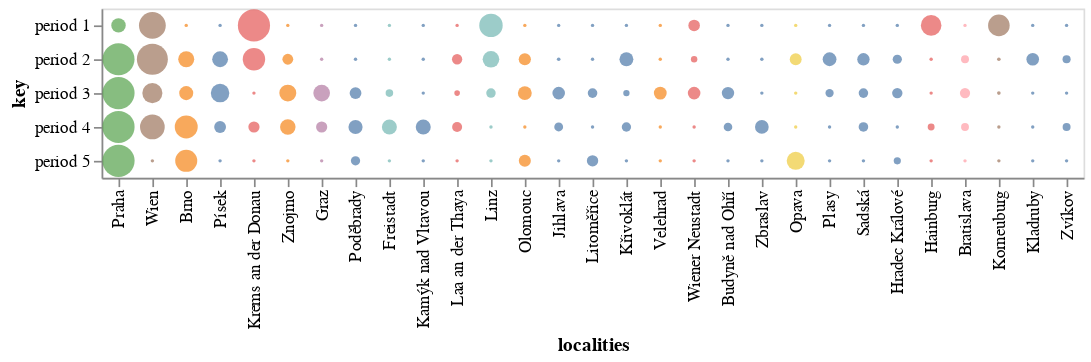

Notebook code cell kept with this figure:
### Code cell
time_medians = ['median_p1', 'median_p2', 'median_p3', 'median_p4', 'median_p5']

time_df = df[time_medians + ['region1', 'median']]
time_df['name'] = time_df.index
time_df.rename(columns= {
    'median_p1': 'period 1',
    'median_p2': 'period 2', 
    'median_p3': 'period 3', 
    'median_p4': 'period 4', 
    'median_p5': 'period 5'
}, inplace=True)
time_medians = ['period 1', 'period 2', 'period 3', 'period 4', 'period 5']

locations_by_median = time_df.sort_values(['median'], inplace=True, ascending=False)

time_df = time_df[time_df['median'] > 0.05]

time_chart = alt.Chart(time_df).transform_window(
    index='count()'
).transform_fold(
    time_medians
).encode(
    color=alt.Color('name:N', legend=None),
    x=alt.X(
        'name:N',
        axis=alt.Axis(title='localities'),
        sort=locations_by_median
    ),
    y=alt.Y(
        'key:N',
        scale=alt.Scale(zero=False, domain=time_medians, nice=False),
    ),
)

circles = time_chart.mark_circle(
    clip=True,
    strokeOpacity=1,
    strokeWidth=1.5
).encode(
    size=alt.Size('value:Q', legend=None),
    color=alt.Color('region1:N', legend=None),
)

circles

### Figure 1 — Vega-Lite specification as saved in the notebook (floating-point values rounded to 4 significant figures)
{"config": {"view": {"continuousWidth": 400, "continuousHeight": 300}}, "data": {"name": "data-566c5dcc8dc554d6b6da4fbfc0f8992b"}, "mark": {"type": "circle", "clip": true, "strokeOpacity": 1, "strokeWidth": 1.5}, "encoding": {"color": {"type": "nominal", "field": "region1", "legend": null}, "size": {"type": "quantitative", "field": "value", "legend": null}, "x": {"type": "nominal", "axis": {"title": "localities"}, "field": "name", "sort": null}, "y": {"type": "nominal", "field": "key", "scale": {"domain": ["period 1", "period 2", "period 3", "period 4", "period 5"], "nice": false, "zero": false}}}, "transform": [{"window": [{"op": "count", "as": "index"}]}, {"fold": ["period 1", "period 2", "period 3", "period 4", "period 5"]}], "$schema": "https://vega.github.io/schema/vega-lite/v4.8.1.json", "datasets": {"data-566c5dcc8dc554d6b6da4fbfc0f8992b": [{"period 1": 0.1914, "period 2": 0.9902, "period 3": 1.0, "period 4": 1.0, "period 5": 1.0, "region1": "Prag", "median": 1.0, "name": "Praha"}, {"period 1": 0.6903, "period 2": 0.9286, "period 3": 0.3834, "period 4": 0.5854, "period 5": 0.0, "region1": "Wien", "median": 0.689, "name": "Wien"}, {"period 1": 0.0, "period 2": 0.2394, "period 3": 0.1815, "period 4": 0.5031, "period 5": 0.4633, "region1": "Mähren", "median": 0.3775, "name": "Brno"}, {"period 1": 0.0, "period 2": 0.2339, "period 3": 0.3239, "period 4": 0.1256, "period 5": 0.0, "region1": "Böhmen", "median": 0.2817, "name": "Písek"}, {"period 1": 1.0, "period 2": 0.4794, "period 3": 0.0, "period 4": 0.1114, "period 5": 0.0, "region1": "Niederösterreich", "median": 0.2539, "name": "Krems an der Donau"}, {"period 1": 0.0, "period 2": 0.1029, "period 3": 0.2701, "period 4": 0.2221, "period 5": 0.0, "region1": "Mähren", "median": 0.2313, "name": "Znojmo"}, {"period 1": 0.0, "period 2": 0.0, "period 3": 0.2601, "period 4": 0.1108, "period 5": 0.0, "region1": "Steiermark", "median": 0.1527, "name": "Graz"}, {"period 1": 0.0, "period 2": 0.0003143, "period 3": 0.1242, "period 4": 0.1841, "period 5": 0.07318, "region1": "Böhmen", "median": 0.151, "name": "Poděbrady"}, {"period 1": 0.0, "period 2": 0.0, "period 3": 0.04462, "period 4": 0.2093, "period 5": 0.0, "region1": "Oberösterreich", "median": 0.1178, "name": "Freistadt"}, {"period 1": 0.0, "period 2": 0.0, "period 3": 0.0, "period 4": 0.209, "period 5": 0.0, "region1": "Böhmen", "median": 0.1176, "name": "Kamýk nad Vltavou"}, {"period 1": 0.0, "period 2": 0.09186, "period 3": 0.01979, "period 4": 0.08666, "period 5": 0.0, "region1": "Niederösterreich", "median": 0.1153, "name": "Laa an der Thaya"}, {"period 1": 0.5252, "period 2": 0.2591, "period 3": 0.07691, "period 4": 0.0, "period 5": 0.0, "region1": "Oberösterreich", "median": 0.1147, "name": "Linz"}, {"period 1": 0.0, "period 2": 0.1338, "period 3": 0.1765, "period 4": 0.0, "period 5": 0.1308, "region1": "Mähren", "median": 0.1134, "name": "Olomouc"}, {"period 1": 0.0, "period 2": 0.001765, "period 3": 0.144, "period 4": 0.065, "period 5": 0.0, "region1": "Böhmen", "median": 0.1111, "name": "Jihlava"}, {"period 1": 0.0, "period 2": 0.0, "period 3": 0.07919, "period 4": 0.0, "period 5": 0.1153, "region1": "Böhmen", "median": 0.1108, "name": "Litoměřice"}, {"period 1": 0.0, "period 2": 0.1776, "period 3": 0.0284, "period 4": 0.0738, "period 5": 0.0, "region1": "Böhmen", "median": 0.1033, "name": "Křivoklát"}, {"period 1": 0.0, "period 2": 0.0, "period 3": 0.1487, "period 4": 0.0, "period 5": 0.0, "region1": "Mähren", "median": 0.0941, "name": "Velehrad"}, {"period 1": 0.1188, "period 2": 0.02917, "period 3": 0.1449, "period 4": 0.0, "period 5": 0.0, "region1": "Niederösterreich", "median": 0.08714, "name": "Wiener Neustadt"}, {"period 1": 0.0, "period 2": 0.0, "period 3": 0.1391, "period 4": 0.06144, "period 5": 0.0, "region1": "Böhmen", "median": 0.08691, "name": "Budyně nad Ohří"}, {"period 1": 0.0, "period 2": 0.0002691, "period 3": 0.000309, "period 4": 0.1732, "period 5": 0.0, "region1": "Böhmen", "median": 0.08553, "name": "Zbraslav"}, {"period 1": 0.0, "period 2": 0.127, "period 3": 0.0002693, "period 4": 0.0, "period 5": 0.3055, "region1": "Schlesien", "median": 0.0844, "name": "Opava"}, {"period 1": 0.0, "period 2": 0.174, "period 3": 0.05559, "period 4": 0.0, "period 5": 0.0, "region1": "Böhmen", "median": 0.08356, "name": "Plasy"}, {"period 1": 0.0, "period 2": 0.1383, "period 3": 0.07752, "period 4": 0.0784, "period 5": 0.0, "region1": "Böhmen", "median": 0.08107, "name": "Sadská"}, {"period 1": 0.0, "period 2": 0.07199, "period 3": 0.09411, "period 4": 0.0, "period 5": 0.0393, "region1": "Böhmen", "median": 0.06821, "name": "Hradec Králové"}, {"period 1": 0.4029, "period 2": 0.0, "period 3": 0.0, "period 4": 0.03555, "period 5": 0.0, "region1": "Niederösterreich", "median": 0.06411, "name": "Hainburg"}, {"period 1": 0.0, "period 2": 0.05026, "period 3": 0.09165, "period 4": 0.04906, "period 5": 0.0, "region1": "Ungarn", "median": 0.0589, "name": "Bratislava"}, {"period 1": 0.4435, "period 2": 0.001521, "period 3": 0.00189, "period 4": 2.704e-05, "period 5": 0.0, "region1": "Wien", "median": 0.05843, "name": "Korneuburg"}, {"period 1": 0.0, "period 2": 0.1442, "period 3": 0.0, "period 4": 0.0, "period 5": 0.0, "region1": "Böhmen", "median": 0.05393, "name": "Kladruby"}, {"period 1": 0.0, "period 2": 0.05286, "period 3": 0.0, "period 4": 0.0507, "period 5": 0.0, "region1": "Böhmen", "median": 0.05152, "name": "Zvíkov"}]}}
